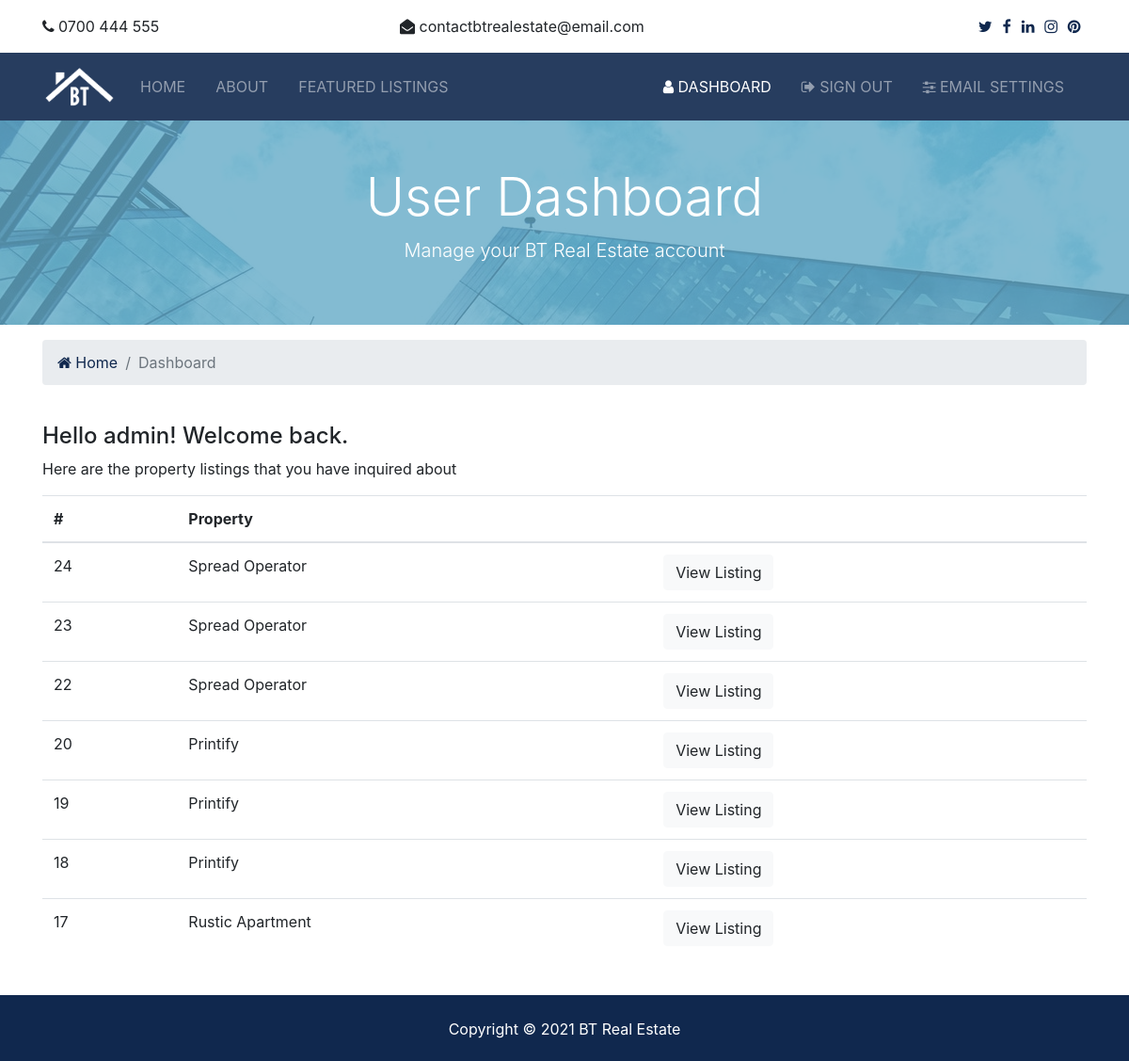
/users/1/ (signed in), run on an earlier commit of the app's database.
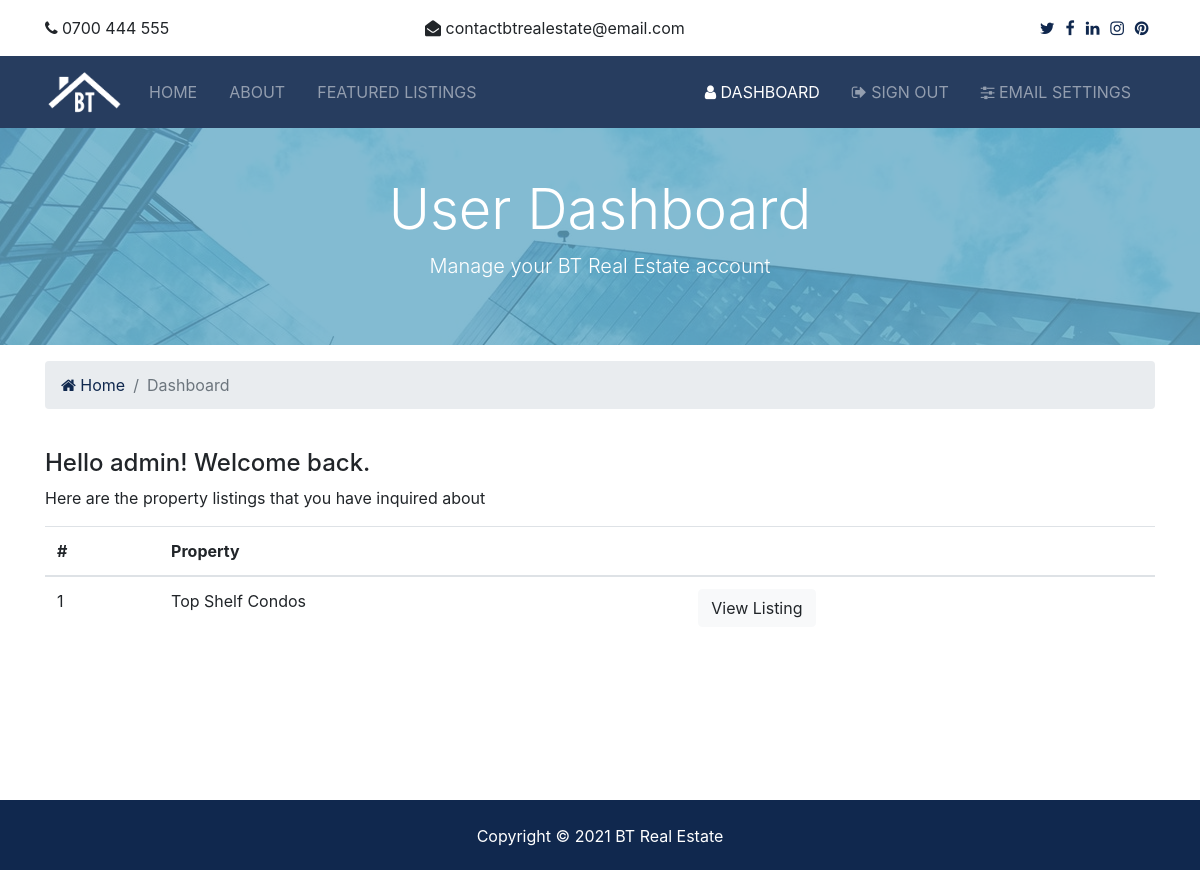
And on a later commit of the database.
### users/models.py (models this page shows, shortened)
class Inquiry (models.Model):
    listing = models.CharField(max_length=100)
    listing_id = models.IntegerField()
    name = models.CharField(max_length=100)
    email = models.CharField(max_length=150)
    name = models.CharField(max_length=200)
    phone = PhoneNumberField()
    message = models.TextField(blank=True)
    contact_date = models.DateTimeField(default=datetime.now, blank=True)
    user_id = models.IntegerField(blank=True)

### users/views.py (the view)
# urls.py: path('<int:user_id>/', views.dashboard, name='dashboard'),
def dashboard(request, user_id):
    inquiries = Inquiry.objects.order_by('-contact_date').filter(user_id=request.user.id)
    context = {
        'contacts': inquiries,
    }
    return render(request, 'users/dashboard.html', context)

### templates/users/dashboard.html (shortened to what this page needs)
{% extends 'base.html' %}
{% load humanize %}
{% block content %}
<section id="showcase-inner" class="py-5 text-white">
    <div class="container">
      <div class="row text-center">
        <div class="col-md-12">
          <h1 class="display-4">User Dashboard</h1>
          <p class="lead">Manage your BT Real Estate account</p>
        </div>
      </div>
    </div>
  </section>
  <section id="bc" class="mt-3">
    <div class="container">
      <nav aria-label="breadcrumb">
        <ol class="breadcrumb">
          <li class="breadcrumb-item">
            <a href="{% url 'index' %}">
              <i class="fa fa-home"></i> Home</a>
          </li>
          <li class="breadcrumb-item active"> Dashboard</li>
        </ol>
      </nav>
    </div>
  </section>
  <section id="dashboard" class="py-4">
    <div class="container">
      <div class="row">
        <div class="col-md-12">
          {% if contacts %}
          <h4>Hello {{ user.username }}! Welcome back.</h4>
          <p>Here are the property listings that you have inquired about</p>
          <table class="table">
            <thead>
              <tr>
                <th scope="col">#</th>
                <th scope="col">Property</th>
                <th></th>
              </tr>
            </thead>
            <tbody>
              {% for contact in contacts %}
              <tr>
                <td>{{ contact.id }}</td>
                <td>{{ contact.listing }}</td>
                <td>
                  <a class="btn btn-light" href="{% url 'listing' contact.listing_id %}">View Listing</a>
                </td>
              </tr>
              {% endfor %}
            </tbody>
          </table>
          {% else %}
            <p>You have not made any enquiries yet!</p>
          {% endif %}
        </div>
      </div>
    </div>
</section>
{% endblock content %}

### templates/base.html (shortened to what this page needs)
{% load static %}
<!DOCTYPE html>
<html lang="en">
{% include 'partials/_headtags.html' %}
<body class="d-flex flex-column min-vh-100">
  <div class="pg-content flex-fill">
    {% include 'partials/_topbar.html' %}
    {% include 'partials/_navbar.html' %}
    {% block content %}
    {% endblock content %}
  </div>
  {% include 'partials/_footer.html' %}
</body>
</html>

### templates/partials/_headtags.html (shortened to what this page needs)
{% load static %}
<head>
    <link rel="stylesheet" href="{% static 'font-awesome/css/font-awesome.css' %}">
    <link rel="stylesheet" href="{% static 'css/bootstrap.css' %}">
    <link rel="stylesheet" href="{% static 'css/photoswipe.css' %}">
    <link rel="stylesheet" href="{% static 'css/default-skin/default-skin.css' %}">
    <link rel="stylesheet" href="{% static 'css/style.css' %}">
</head>

### templates/partials/_topbar.html
{% load static %}
<section id="top-bar" class="p-3">
    <div class="container">
      <div class="row">
        <div class="col-md-4">
          <i class="fa fa-phone"></i> 0700 444 555
        </div>
        <div class="col-md-4">
          <i class="fa fa-envelope-open"></i> contactbtrealestate@email.com
        </div>
        <div class="col-md-4">
          <div class="social text-right">
            <a href="#">
              <i class="fa fa-twitter"></i>
            </a>
            <a href="#">
              <i class="fa fa-facebook"></i>
            </a>
            <a href="#">
              <i class="fa fa-linkedin"></i>
            </a>
            <a href="#">
              <i class="fa fa-instagram"></i>
            </a>
            <a href="#">
              <i class="fa fa-pinterest"></i>
            </a>
          </div>
        </div>
      </div>
    </div>
  </section>

### templates/partials/_navbar.html (shortened to what this page needs)
{% load static %}
<nav class="navbar navbar-expand-lg navbar-dark bg-primary sticky-top">
    <div class="container">
      <a class="navbar-brand" href="{% url 'index' %}">
        <img src="{% static 'img/logo.png' %}" class="logo" alt="">
      </a>
      <div class="collapse navbar-collapse" id="navbarNavAltMarkup">
        <ul class="navbar-nav">
          <li
          {% if '/' == request.path %}
          class="nav-item active mr-3"
          {% else %}
          class="nav-item mr-3"
          {% endif %}
          >
            <a class="nav-link" href="{% url 'index' %}">Home</a>
          </li>
          <li
          {% if 'about' in request.path %}
          class="nav-item active mr-3"
          {% else %}
          class="nav-item mr-3"
          {% endif %}
          >
            <a class="nav-link" href="{% url 'about' %}">About</a>
          </li>
          <li
          {% if 'listings' in request.path %}
          class="nav-item active mr-3"
          {% else %}
          class="nav-item mr-3"
          {% endif %}
          >
            <a class="nav-link" href="{% url 'listings' %}">Featured Listings</a>
          </li>
        </ul>
        <ul class="navbar-nav ml-auto">
          {% if user.is_authenticated %}
          <li
          {% if 'users' in request.path %}
            class="nav-item active mr-3"
            {% else %}
            class="nav-item mr-3"
            {% endif %}
          >
            <a class="nav-link" href="{% url 'dashboard' user.id %}">
              <i class="fa fa-user"></i> Dashboard</a>
          </li>
          <li
          {% if 'logout' in request.path %}
            class="nav-item active mr-3"
            {% else %}
            class="nav-item mr-3"
            {% endif %}
          >
            <a class="nav-link" href="{% url 'account_logout' %}">
              <i class="fa fa-sign-out"></i> Sign Out</a>
          </li>
          <li
          {% if 'email' in request.path %}
            class="nav-item active mr-3"
            {% else %}
            class="nav-item mr-3"
            {% endif %}
          >
            <a class="nav-link" href="{% url 'account_email' %}">
              <i class="fa fa-sliders"></i> Email Settings</a>
          </li>
          {% endif %}
        </ul>
      </div>
    </div>
  </nav>

### templates/partials/_footer.html
{% load static %}
<footer id="main-footer" class="py-4 bg-primary text-white text-center">
    Copyright &copy;
    <span class="year"></span> BT Real Estate
</footer>

### templates/partials/_dependencies.html (shortened to what this page needs)
{% load static %}

### static/css/style.css (style rules this page uses)
html { position: relative; }
body { margin-bottom: 70px; }
.pg-content { min-height: 100vh; }
#main-footer { position: absolute; bottom: 0; left: 0; width: 100%; height: 70px; }
img { width: 100%; }
.logo { width: 80px; }
.navbar { opacity: 0.9; text-transform: uppercase; }
.social a { margin-right: 0.4rem; }
#showcase-inner { background: url(../img/building.jpg) no-repeat top center fixed; position: relative; overflow: hidden; min-height: 200px; }
#showcase-inner::before { content: ''; position: absolute; top: 0; left: 0; min-height: 100%; width: 100%; background: rgba(100, 171, 199, 0.8); }

What changed in the data, as far as the page shows it:
removed Inquiry: id "24", listing "Spread Operator"
removed Inquiry: id "23", listing "Spread Operator"
removed Inquiry: id "22", listing "Spread Operator"
removed Inquiry: id "20", listing "Printify"
removed Inquiry: id "19", listing "Printify"
removed Inquiry: id "18", listing "Printify"
removed Inquiry: id "17", listing "Rustic Apartment"
added Inquiry: id "1", listing "Top Shelf Condos"
